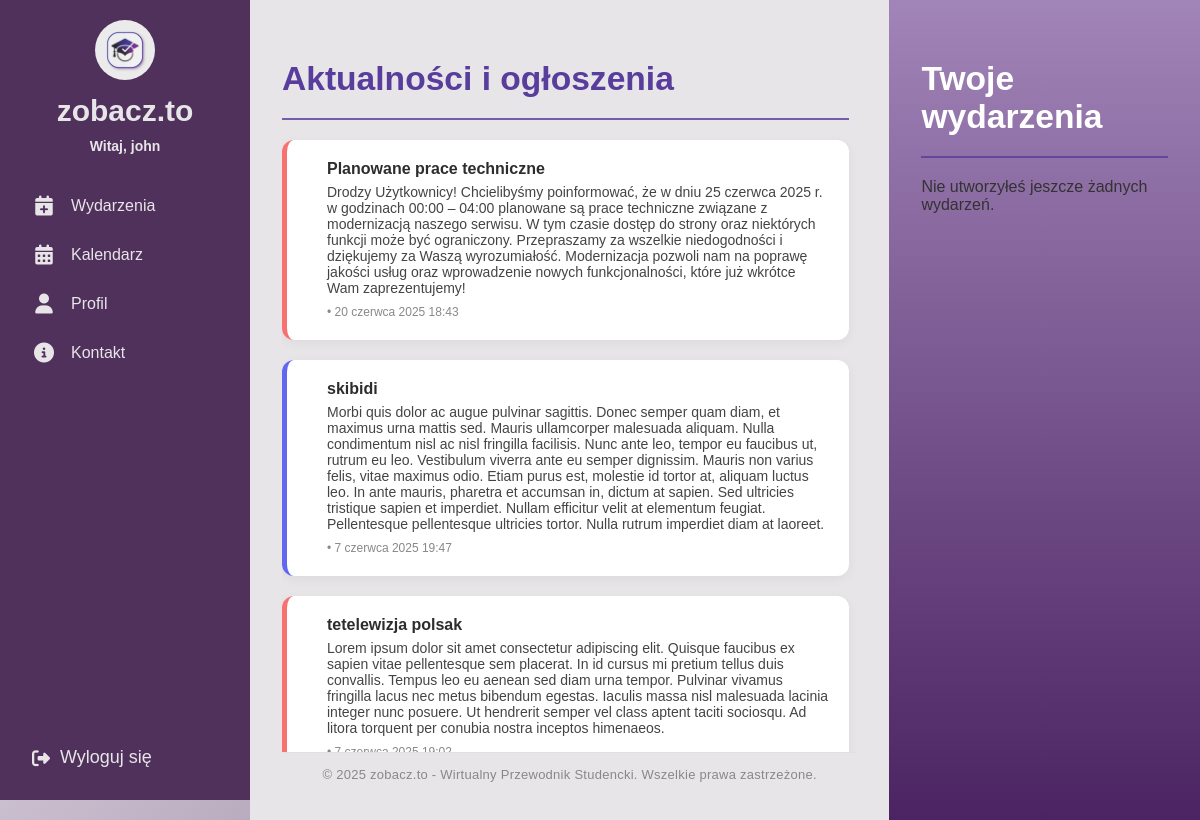
/ (signed in), run on an earlier commit of the app's database.
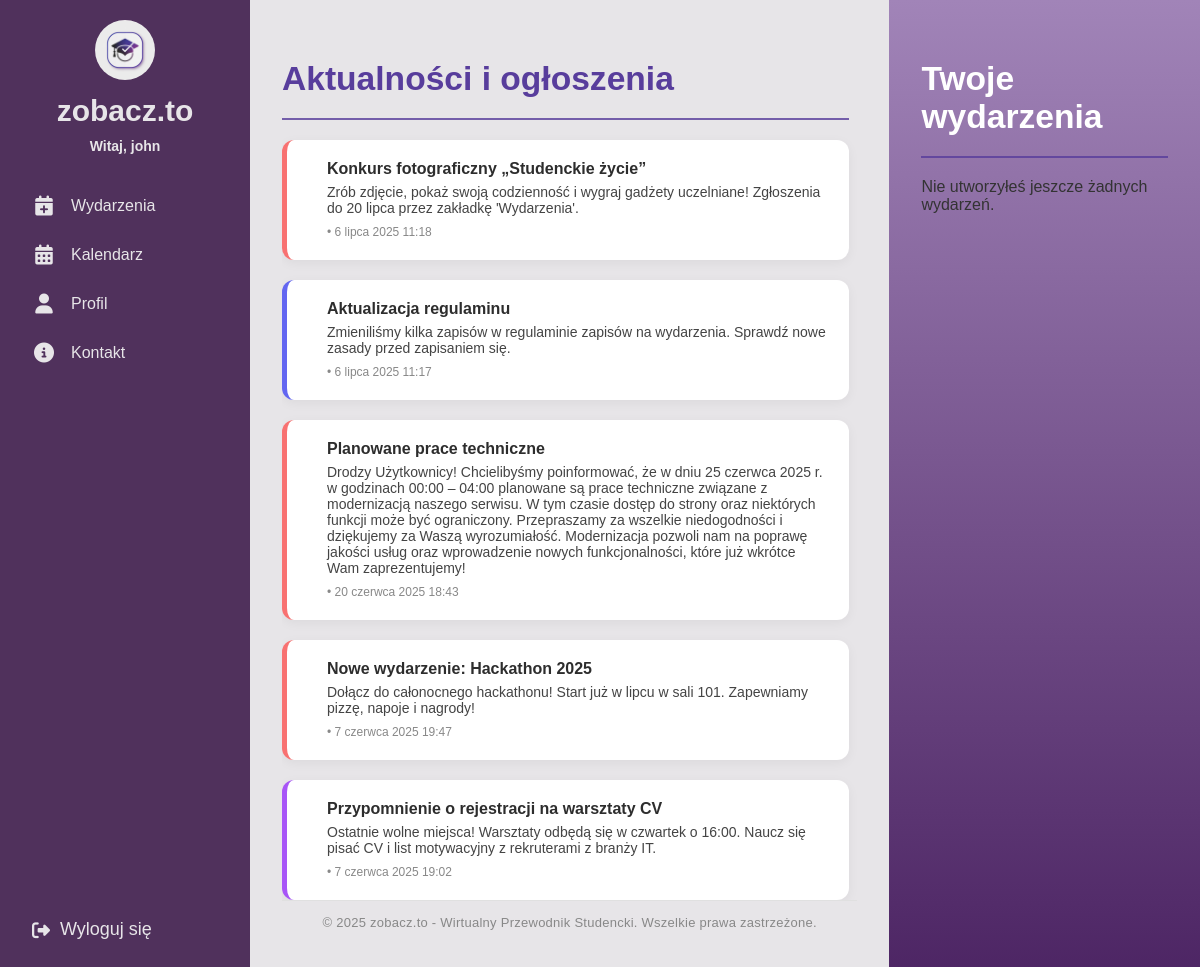
And on a later commit of the database.
### events/models.py (models this page shows, shortened)
class Announcement(models.Model):
    CATEGORY_CHOICES = [
        ('ogloszenie', 'Ogłoszenie'),
        ('nowosc', 'Nowość'),
        ('wydarzenie', 'Wydarzenie'),
        ('informacja', 'Informacja'),
        ('edukacja', 'Edukacja'),
    ]
    title = models.CharField(max_length=200)
    content = models.TextField()
    category = models.CharField(max_length=20, choices=CATEGORY_CHOICES)
    created_at = models.DateTimeField(auto_now_add=True)

### events/views.py (the view)
# urls.py: 2. Add a URL to urlpatterns:  path('', views.home, name='home')
@login_required
def home(request):
    announcements = Announcement.objects.order_by('-created_at')[:5]
    admin_answers = []
    enrolled_events = [] # Initialize
    organizer_events = [] # Initialize
    is_student = False # Initialize boolean flags
    is_organizer = False
    is_admin = False # Initialize is_admin flag
    show_admin_answer = False
    if request.user.is_authenticated:
        is_student = request.user.groups.filter(name='student').exists()
        is_organizer = request.user.groups.filter(name='organizer').exists()
        is_admin = request.user.groups.filter(name='admin').exists() # Set is_admin flag
        if is_student or is_organizer: # Only fetch answers if user is student or organizer
            admin_answers = ContactMessage.objects.filter(
                user=request.user,
                answer__isnull=False
            ).order_by('-created_at')
        if is_student:
            enrolled_events = Event.objects.filter(eventenrollment__user=request.user).order_by('date')
        if is_organizer:
            organizer_events = (
                Event.objects.filter(created_by=request.user)
                .annotate(
                    participants_count=Count('eventenrollment', distinct=True),
                    comments_count=Count('comments', distinct=True),
                    avg_rating=Avg('comments__rating')
                )
                .order_by('date') # Added ordering for consistency
            )
        show_admin_answer = bool(admin_answers) and (is_student or is_organizer)
    organizer_requests_count = OrganizerRequest.objects.filter(is_reviewed=False).count()
    messages_count = ContactMessage.objects.filter(answer__isnull=True).count()
    context = {
        'announcements': announcements,
        'admin_answers': admin_answers,
        'enrolled_events': enrolled_events, # Always pass
        'organizer_events': organizer_events, # Always pass
        'is_student': is_student, # Always pass boolean flags for template logic
        'is_organizer': is_organizer, # Always pass boolean flags for template logic
        'is_admin': is_admin, # Pass the new is_admin flag
        "show_admin_answer": show_admin_answer,
        "organizer_requests_count": organizer_requests_count,
        "messages_count": messages_count,
    }
    return render(request, 'home.html', context)

### templates/home.html (shortened to what this page needs)
{% extends "base.html" %}
{% load static %}
{% block content %}
<div class="main-content no-header">
  <div class="home-flex full-height">
    <div class="home-left flat">
      <div class="home-left-content">
        <h2>Aktualności i ogłoszenia</h2>
        <hr class="section-divider">
        <div class="announcement-list">
          {% if announcements %}
            {% for ann in announcements %}
              <div class="announcement-card {{ ann.category }}">
                <div class="announcement-text">
                  <h3>{{ ann.title }}</h3>
                  <p>{{ ann.content }}</p>
                  <span class="meta">{{ ann.category_display }} • {{ ann.created_at }}</span>
                </div>
              </div>
            {% endfor %}
          {% else %}
            <p>Brak ogłoszeń.</p>
          {% endif %}
        </div>
      </div>
      <footer class="site-footer">
        <span>&copy; 2025 zobacz.to - Wirtualny Przewodnik Studencki. Wszelkie prawa zastrzeżone.</span>
      </footer>
    </div>
    <div class="home-right flat">
      {% if is_organizer %}
        <h2>Twoje wydarzenia</h2>
        <hr class="section-divider">
        {% if organizer_events %}
          <div class="event-list">
            {% for event in organizer_events %}
              <div class="event-card" onclick="openParticipantsModal({{ event.id }})" style="cursor:pointer;">
                <div class="event-info">
                  <i class="fa-solid fa-calendar-plus event-icon"></i>
                  <div class="event-details">
                    <strong>{{ event.title }}</strong>
                    <span>{{ event.date }}</span>
                  </div>
                </div>
                <div class="event-stats">
                  <span class="badge">Zapisani: {{ event.participants_count }}</span>
                  <br><br>
                  <span class="badge">Komentarze: {{ event.comments_count }}</span>
                  <br><br>
                  <span class="badge">Ocena:
                    {% if event.avg_rating %}
                      {% with avg=event.avg_rating|floatformat:1 %}
                        {% for i in "12345" %}
                          {% if forloop.counter <= event.avg_rating %}
                            <i class="fa fa-star" style="color:gold"></i>
                          {% elif forloop.counter0 < event.avg_rating %}
                            <i class="fa fa-star-half-alt" style="color:gold"></i>
                          {% else %}
                            <i class="fa fa-star" style="color:#ccc"></i>
                          {% endif %}
                        {% endfor %}
                      {% endwith %}
                    {% else %}
                      Brak ocen
                    {% endif %}
                  </span>
                </div>
              </div>
            {% endfor %}
          </div>
        {% else %}
          <p>Nie utworzyłeś jeszcze żadnych wydarzeń.</p>
        {% endif %}
      {% endif %}
    </div>
  </div>
</div>
{% endblock %}

### templates/base.html (shortened to what this page needs)
{% load static %}
<!DOCTYPE html>
<html>
<head>
    <link rel="stylesheet" href="https://cdnjs.cloudflare.com/ajax/libs/font-awesome/6.4.0/css/all.min.css">
    <link rel="stylesheet" href="{% static 'css/home.css' %}">
    <link rel="stylesheet" href="{% static 'css/profile.css' %}">
    <link rel="stylesheet" href="{% static 'css/events.css' %}">
    <link rel="stylesheet" href="{% static 'css/organizer_request_form.css' %}">
    <link rel="stylesheet" href="{% static 'css/organizer_request_sent.css' %}">
    <link rel="stylesheet" href="{% static 'css/organizer_requests_list.css' %}">
</head>
<body>
<div class="sidebar">
  <div class="top">
    <div class="logo">
      <a href="{% url 'home' %}">
        <img src="{% static 'images/logo.jpeg' %}" alt="Logo">
      </a>
      <span class="site-name">zobacz.to</span>
      {% if user.is_authenticated %}
        <span class="username">Witaj, {{ user.username }}</span>
      {% endif %}
    </div>
    <div class="menu">
      <a href="{% url 'events_list' %}">
        <i class="fas fa-calendar-plus"></i>
        <span class="label">Wydarzenia</span>
      </a>
      <a href="{% url 'custom-calendar' %}">
        <i class="fas fa-calendar-alt"></i>
        <span class="label">Kalendarz</span>
      </a>
      <a href="{% url 'profile' %}">
        <i class="fas fa-user"></i>
        <span class="label">Profil</span>
      </a>
      <a href="{% url 'contact' %}">
        <i class="fas fa-info-circle"></i>
        <span class="label">Kontakt</span>
      </a>
    </div>
  </div>
  <div class="bottom">
    <form action="{% url 'logout' %}" method="post">
      <button type="submit">
        <i class="fas fa-sign-out-alt"></i>
        <span class="logout-label">Wyloguj się</span>
      </button>
    </form>
  </div>
</div>
  <main>
    <div class="main-content">
    {% block content %}
    {% endblock content %}
  </main>
</body>
</html>

### static/css/home.css (style rules this page uses)
:root { --light-purple: #CABFCF; --dark-purple: #50315C; --medium-purple: #583D9C; --white: #E7E5E8; --blue-purple: #4941A1; }
body { margin: 0; font-family: 'Arial', sans-serif; background: linear-gradient(135deg, var(--light-purple), var(--dark-purple)); height: 100vh; overflow-x: hidden; }
.main-content { min-height: 100vh; width: calc(100vw - 250px); max-width: calc(100vw - 250px); box-sizing: border-box; padding: 0; margin-left: 250px; transition: none; overflow-y: visible; color: #333; }
.main-content.no-header { padding-top: 0; margin-top: 0; margin-left: 0; }
.full-height { height: calc(100vh - 40px); }
.home-flex { min-height: 60vh; width: 100%; display: flex; gap: 0; align-items: stretch; padding: 0; margin: 0; }
.section-divider { border: none; border-top: 2.5px solid var(--medium-purple); margin: 16px 0 18px 0; width: 100%; opacity: 0.8; margin-bottom: 20px; }
.site-footer { background: var(--white); color: #888; font-size: 13px; text-align: center; padding: 14px 0 10px 0; border-top: 1px solid #e0e0e0; letter-spacing: 0.02em; width: 100%; max-width: 100%; box-sizing: border-box; flex-shrink: 0; }
.sidebar { background-color: var(--dark-purple); width: 250px; display: flex; flex-direction: column; justify-content: space-between; color: var(--white); height: 100vh; position: fixed; left: 0; top: 0; z-index: 10; }
.sidebar .top, .sidebar .bottom { padding: 20px; }
.sidebar .logo { display: flex; flex-direction: column; align-items: center; }
.sidebar .logo img { width: 60px; height: 60px; border-radius: 50%; margin-bottom: 10px; transition: width 0.3s ease, height 0.3s ease; }
.sidebar .logo .site-name { font-size: 30px; font-weight: 700; color: var(--white); margin-bottom: 5px; }
.sidebar .username { font-weight: 600; font-size: 14px; text-align: left; margin-top: 5px; display: block !important; }
.menu { margin-top: 30px; }
.menu a { display: flex; align-items: center; gap: 15px; color: var(--white); text-decoration: none; padding: 12px; border-radius: 8px; transition: background 0.2s; white-space: nowrap; margin-bottom: 5px; }
.menu .label { font-size: 16px; display: block !important; }
.sidebar .menu i { font-size: 20px; min-width: 24px; text-align: center; }
.sidebar .bottom form { margin: 0; }
.sidebar .bottom button { background: none; border: none; color: var(--white); font-size: 18px; cursor: pointer; display: flex; align-items: center; gap: 10px; padding: 12px; width: 100%; text-align: left; border-radius: 8px; transition: background 0.2s; }
.home-left { display: flex; flex-direction: column; flex: 7 1 0; background: var(--white); padding: 32px; height: 100%; overflow: visible; margin: 0; }
.home-left h2 { color: var(--medium-purple); font-size: 2.1rem; font-weight: 800; margin-bottom: 0px; }
.home-left-content > .section-divider { margin-top: 0; margin-bottom: 0px; }
.announcement-list { display: flex; flex-direction: column; gap: 20px; }
.announcement-card { background-color: #ffffff; border-radius: 12px; padding: 20px; display: flex; gap: 20px; align-items: flex-start; border-left: 5px solid var(--medium-purple); box-shadow: 0 3px 12px rgba(0, 0, 0, 0.05); }
.announcement-text h3 { margin: 0 0 6px; font-size: 16px; font-weight: 700; color: #2D2D2D; }
.announcement-text p { margin: 0 0 6px; font-size: 14px; color: #444; }
.announcement-text .meta { font-size: 12px; color: #888; }
.announcement-card.ogloszenie { border-left-color: #F87171; }
.announcement-card.informacja { border-left-color: #6366F1; }
.announcement-card.edukacja { border-left-color: #A855F7; }
.home-right { flex: 3 1 0; background: linear-gradient(to bottom, #a184b8, #4b2362); min-width: 0; max-height: calc(100vh - 40px); border-radius: 0; padding: 32px; height: 100%; overflow-y: hidden; margin: 0; }
.home-right h2 { color: #ffffff; font-size: 2.1rem; font-weight: 800; margin-bottom: 20px; }

### static/css/profile.css (style rules this page uses)
.section-divider { border: none; border-top: 2.5px solid var(--medium-purple); margin: 16px 0 18px 0; width: 100%; opacity: 0.8; margin-bottom: 20px; }

### static/css/events.css (style rules this page uses)
.home-left-content { overflow-y: auto; max-height: calc(100vh - 60px); min-height: 0; display: flex; flex-direction: column; gap: 20px; padding-right: 8px; }

What changed in the data, as far as the page shows it:
added Announcement: title "Konkurs fotograficzny „Studenckie życie”", content "Zrób zdjęcie, pokaż swoją codzienność i wygraj gadżety uczelniane! Zgłoszenia do 20 lipca przez zakładkę 'Wydarzenia'.", created_at "6 lipca 2025 11:18"
added Announcement: title "Aktualizacja regulaminu", content "Zmieniliśmy kilka zapisów w regulaminie zapisów na wydarzenia. Sprawdź nowe zasady przed zapisaniem się.", created_at "6 lipca 2025 11:17", category "informacja" (drawn)
changed Announcement: category "informacja" → "ogloszenie" (drawn); title "skibidi" → "Nowe wydarzenie: Hackathon 2025"; content "Morbi quis dolor ac augue pulvinar sagittis. Donec semper quam diam, et maximus urna mattis sed. Mauris ullamcorper malesuada aliquam. Nulla condimentum nisl ac nisl fringilla facilisis. Nunc ante leo, tempor eu faucibus ut, rutrum eu leo. Vestibulum viverra ante eu semper dignissim. Mauris non varius felis, vitae maximus odio. Etiam purus est, molestie id tortor at, aliquam luctus leo. In ante mauris, pharetra et accumsan in, dictum at sapien. Sed ultricies tristique sapien et imperdiet. Nullam efficitur velit at elementum feugiat. Pellentesque pellentesque ultricies tortor. Nulla rutrum imperdiet diam at laoreet." → "Dołącz do całonocnego hackathonu! Start już w lipcu w sali 101. Zapewniamy pizzę, napoje i nagrody!"
changed Announcement: category "ogloszenie" → "edukacja" (drawn); title "tetelewizja polsak" → "Przypomnienie o rejestracji na warsztaty CV"; content "Lorem ipsum dolor sit amet consectetur adipiscing elit. Quisque faucibus ex sapien vitae pellentesque sem placerat. In id cursus mi pretium tellus duis convallis. Tempus leo eu aenean sed diam urna tempor. Pulvinar vivamus fringilla lacus nec metus bibendum egestas. Iaculis massa nisl malesuada lacinia integer nunc posuere. Ut hendrerit semper vel class aptent taciti sociosqu. Ad litora torquent per conubia nostra inceptos himenaeos." → "Ostatnie wolne miejsca! Warsztaty odbędą się w czwartek o 16:00. Naucz się pisać CV i list motywacyjny z rekruterami z branży IT."; created_at (not shown) → "7 czerwca 2025 19:02"
